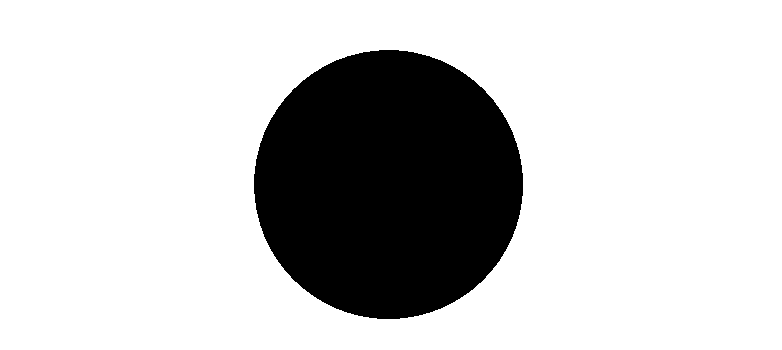
#> input picture FIGURA.png, 782 x 350 px
$ python formas-geometricas.py
#> lines starting #> are read from the running program, lines starting #| are printed output that depends on the picture; after the words box and inside, x2 and y2 are one past the last pixel; in counts of white or black regions, pixels touching at a corner belong together
#> further down, imagem is the input picture: shape (350, 782, 3); 79.3% white; 1 black region, box (x1, y1, x2, y2) and area: (254, 50, 523, 319) 56769
import cv2
import numpy as np

def identificar_forma_e_cor(imagem):
    img_cinza = cv2.cvtColor(imagem, cv2.COLOR_BGR2GRAY)
    bordas = cv2.Canny(img_cinza, 50, 150)
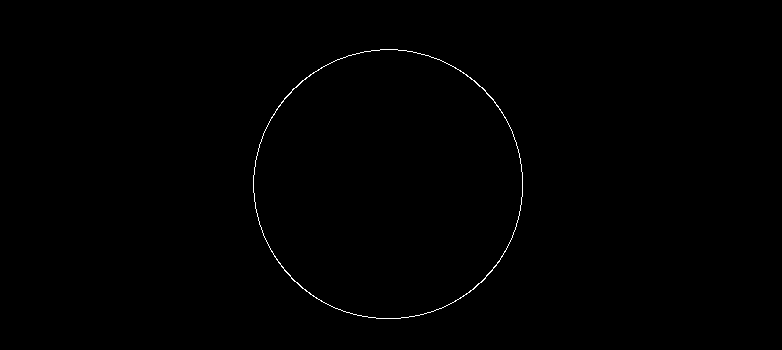
#> bordas: shape (350, 782); 0.32% white in thin lines or dots, all inside (x1, y1, x2, y2) = (253, 49, 523, 319)
    contornos, _ = cv2.findContours(bordas, cv2.RETR_EXTERNAL, cv2.CHAIN_APPROX_SIMPLE) #lista das coordenadas dos vertices
#> contornos = 1 contour; box (x1, y1, x2, y2) and area: (253, 49, 523, 319) 56824

    for contorno in contornos:
        area = cv2.contourArea(contorno)

        if area < 100:
            continue

        perimetro = cv2.arcLength(contorno, True)
        tolerancia = 0.04 * perimetro
        vertices = cv2.approxPolyDP(contorno, tolerancia, True)
        num_vertices = len(vertices)

        if num_vertices == 3:
            forma = "Triangulo"
        elif num_vertices == 4:
            x, y, largura, altura = cv2.boundingRect(vertices)
            proporcao = largura / float(altura)
            if proporcao >= 0.9 and proporcao <= 1.1:
                forma = "Quadrado"
            else:
                forma = "Retangulo"
        else:
            circularidade = (4 * np.pi * area) / (perimetro ** 2)
            if circularidade > 0.85:
                forma = "Circulo"
            else:
                forma = "Poligono Irregular"

        mascara = np.zeros(imagem.shape[:2], dtype="uint8")
        cv2.drawContours(mascara, [contorno], -1, 255, -1)
        media_cor = cv2.mean(imagem, mask=mascara)
        cor = determinar_cor(media_cor)

        cv2.drawContours(imagem, [vertices], -1, (0, 255, 0), 2)
        x, y, _, _ = cv2.boundingRect(vertices)
        texto = f"{forma} - {cor}"
        cv2.putText(imagem, texto, (x, y - 10), cv2.FONT_HERSHEY_SIMPLEX, 0.5, (255, 0, 0), 2)
#> this loop made 1 pass
#> (area, perimetro, tolerancia, num_vertices, circularidade, forma, media_cor, azul in determinar_cor) on pass 1: (56824, 893.2, 35.73, 8, 0.895, 'Circulo', (1.95, 1.95, 1.95, 0), 1.95)
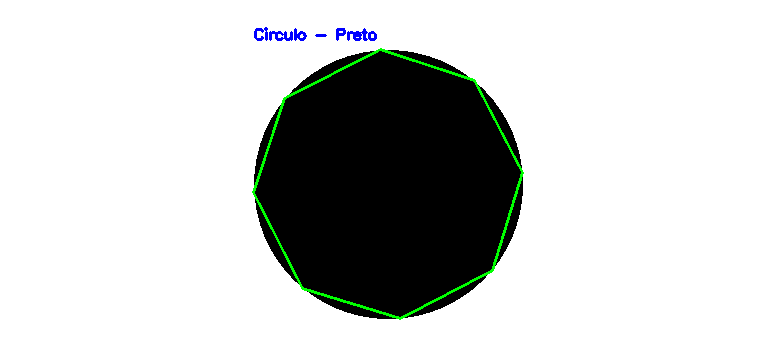
#> imagem: shape (350, 782, 3); 1.05% of pixels changed, all inside (x1, y1, x2, y2) = (252, 27, 524, 320)
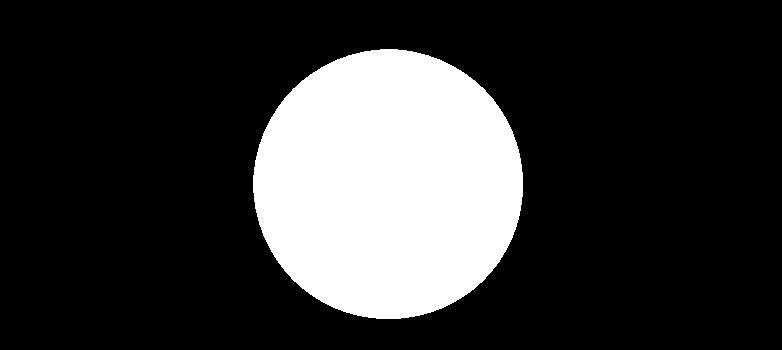
#> mascara: shape (350, 782); 20.9% white; 1 white region, box (x1, y1, x2, y2) and area: (253, 49, 523, 319) 57207

    return imagem

def determinar_cor(media_cor):
    azul, verde, vermelho = media_cor[:3]
    if vermelho > 200 and verde < 100 and azul < 100:
        return "Vermelho"
    elif verde > 200 and vermelho < 100 and azul < 100:
        return "Verde"
    elif azul > 200 and vermelho < 100 and verde < 100:
        return "Azul"
    elif vermelho > 200 and verde > 200 and azul < 100:
        return "Amarelo"
    elif vermelho > 200 and verde > 200 and azul > 200:
        return "Branco"
    elif vermelho < 50 and verde < 50 and azul < 50:
        return "Preto"
    else:
        return "Cor desconhecida"

# Carregar e processar a imagem
caminho_imagem = 'FIGURA.png'
imagem = cv2.imread(caminho_imagem)
imagem_com_formas = identificar_forma_e_cor(imagem)

# Exibir resultados
cv2.imshow("Formas e Cores Identificadas", imagem_com_formas)
cv2.waitKey(0)
cv2.destroyAllWindows()
